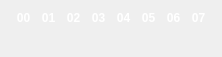
    <widget class="QWidget" name="horizontalLayoutWidget">
     <property name="geometry">
      <rect>
       <x>50</x>
       <y>20</y>
       <width>202</width>
       <height>37</height>
      </rect>
     </property>
     <layout class="QHBoxLayout" name="horizontalLayout">
      <property name="spacing">
       <number>0</number>
      </property>
      <item>
       <widget class="QLabel" name="label_36">
        <property name="sizePolicy">
         <sizepolicy hsizetype="Fixed" vsizetype="Fixed">
          <horstretch>0</horstretch>
          <verstretch>0</verstretch>
         </sizepolicy>
        </property>
        <property name="minimumSize">
         <size>
          <width>25</width>
          <height>35</height>
         </size>
        </property>
        <property name="maximumSize">
         <size>
          <width>25</width>
          <height>35</height>
         </size>
        </property>
        <property name="font">
         <font>
          <weight>75</weight>
          <bold>true</bold>
         </font>
        </property>
        <property name="styleSheet">
         <string notr="true">color: white;
</string>
        </property>
        <property name="text">
         <string>00</string>
        </property>
        <property name="alignment">
         <set>Qt::AlignHCenter|Qt::AlignTop</set>
        </property>
       </widget>
      </item>
      <item>
       <widget class="QLabel" name="label_35">
        <property name="sizePolicy">
         <sizepolicy hsizetype="Fixed" vsizetype="Fixed">
          <horstretch>0</horstretch>
          <verstretch>0</verstretch>
         </sizepolicy>
        </property>
        <property name="minimumSize">
         <size>
          <width>25</width>
          <height>35</height>
         </size>
        </property>
        <property name="maximumSize">
         <size>
          <width>25</width>
          <height>35</height>
         </size>
        </property>
        <property name="font">
         <font>
          <weight>75</weight>
          <bold>true</bold>
         </font>
        </property>
        <property name="styleSheet">
         <string notr="true">color: white;
</string>
        </property>
        <property name="text">
         <string>01</string>
        </property>
        <property name="alignment">
         <set>Qt::AlignHCenter|Qt::AlignTop</set>
        </property>
       </widget>
      </item>
      <item>
       <widget class="QLabel" name="label_34">
        <property name="sizePolicy">
         <sizepolicy hsizetype="Fixed" vsizetype="Fixed">
          <horstretch>0</horstretch>
          <verstretch>0</verstretch>
         </sizepolicy>
        </property>
        <property name="minimumSize">
         <size>
          <width>25</width>
          <height>35</height>
         </size>
        </property>
        <property name="maximumSize">
         <size>
          <width>25</width>
          <height>35</height>
         </size>
        </property>
        <property name="font">
         <font>
          <weight>75</weight>
          <bold>true</bold>
         </font>
        </property>
        <property name="styleSheet">
         <string notr="true">color: white;
</string>
        </property>
        <property name="text">
         <string>02</string>
        </property>
        <property name="alignment">
         <set>Qt::AlignHCenter|Qt::AlignTop</set>
        </property>
       </widget>
      </item>
      <item>
       <widget class="QLabel" name="label_33">
        <property name="sizePolicy">
         <sizepolicy hsizetype="Fixed" vsizetype="Fixed">
          <horstretch>0</horstretch>
          <verstretch>0</verstretch>
         </sizepolicy>
        </property>
        <property name="minimumSize">
         <size>
          <width>25</width>
          <height>35</height>
         </size>
        </property>
        <property name="maximumSize">
         <size>
          <width>25</width>
          <height>35</height>
         </size>
        </property>
        <property name="font">
         <font>
          <weight>75</weight>
          <bold>true</bold>
         </font>
        </property>
        <property name="styleSheet">
         <string notr="true">color: white;
</string>
        </property>
        <property name="text">
         <string>03</string>
        </property>
        <property name="alignment">
         <set>Qt::AlignHCenter|Qt::AlignTop</set>
        </property>
       </widget>
      </item>
      <item>
       <widget class="QLabel" name="label_37">
        <property name="sizePolicy">
         <sizepolicy hsizetype="Fixed" vsizetype="Fixed">
          <horstretch>0</horstretch>
          <verstretch>0</verstretch>
         </sizepolicy>
        </property>
        <property name="minimumSize">
         <size>
          <width>25</width>
          <height>35</height>
         </size>
        </property>
        <property name="maximumSize">
         <size>
          <width>25</width>
          <height>35</height>
         </size>
        </property>
        <property name="font">
         <font>
          <weight>75</weight>
          <bold>true</bold>
         </font>
        </property>
        <property name="styleSheet">
         <string notr="true">color: white;
</string>
        </property>
        <property name="text">
         <string>04</string>
        </property>
        <property name="alignment">
         <set>Qt::AlignHCenter|Qt::AlignTop</set>
        </property>
       </widget>
      </item>
      <item>
       <widget class="QLabel" name="label_38">
        <property name="sizePolicy">
         <sizepolicy hsizetype="Fixed" vsizetype="Fixed">
          <horstretch>0</horstretch>
          <verstretch>0</verstretch>
         </sizepolicy>
        </property>
        <property name="minimumSize">
         <size>
          <width>25</width>
          <height>35</height>
         </size>
        </property>
        <property name="maximumSize">
         <size>
          <width>25</width>
          <height>35</height>
         </size>
        </property>
        <property name="font">
         <font>
          <weight>75</weight>
          <bold>true</bold>
         </font>
        </property>
        <property name="styleSheet">
         <string notr="true">color: white;
</string>
        </property>
        <property name="text">
         <string>05</string>
        </property>
        <property name="alignment">
         <set>Qt::AlignHCenter|Qt::AlignTop</set>
        </property>
       </widget>
      </item>
      <item>
       <widget class="QLabel" name="label_39">
        <property name="sizePolicy">
         <sizepolicy hsizetype="Fixed" vsizetype="Fixed">
          <horstretch>0</horstretch>
          <verstretch>0</verstretch>
         </sizepolicy>
        </property>
        <property name="minimumSize">
         <size>
          <width>25</width>
          <height>35</height>
         </size>
        </property>
        <property name="maximumSize">
         <size>
          <width>25</width>
          <height>35</height>
         </size>
        </property>
        <property name="font">
         <font>
          <weight>75</weight>
          <bold>true</bold>
         </font>
        </property>
        <property name="styleSheet">
         <string notr="true">color: white;
</string>
        </property>
        <property name="text">
         <string>06</string>
        </property>
        <property name="alignment">
         <set>Qt::AlignHCenter|Qt::AlignTop</set>
        </property>
       </widget>
      </item>
      <item>
       <widget class="QLabel" name="label_40">
        <property name="sizePolicy">
         <sizepolicy hsizetype="Fixed" vsizetype="Fixed">
          <horstretch>0</horstretch>
          <verstretch>0</verstretch>
         </sizepolicy>
        </property>
        <property name="minimumSize">
         <size>
          <width>25</width>
          <height>35</height>
         </size>
        </property>
        <property name="maximumSize">
         <size>
          <width>25</width>
          <height>35</height>
         </size>
        </property>
        <property name="font">
         <font>
          <weight>75</weight>
          <bold>true</bold>
         </font>
        </property>
        <property name="styleSheet">
         <string notr="true">color: white;
</string>
        </property>
        <property name="text">
         <string>07</string>
        </property>
        <property name="alignment">
         <set>Qt::AlignHCenter|Qt::AlignTop</set>
        </property>
       </widget>
      </item>
     </layout>
    </widget>
